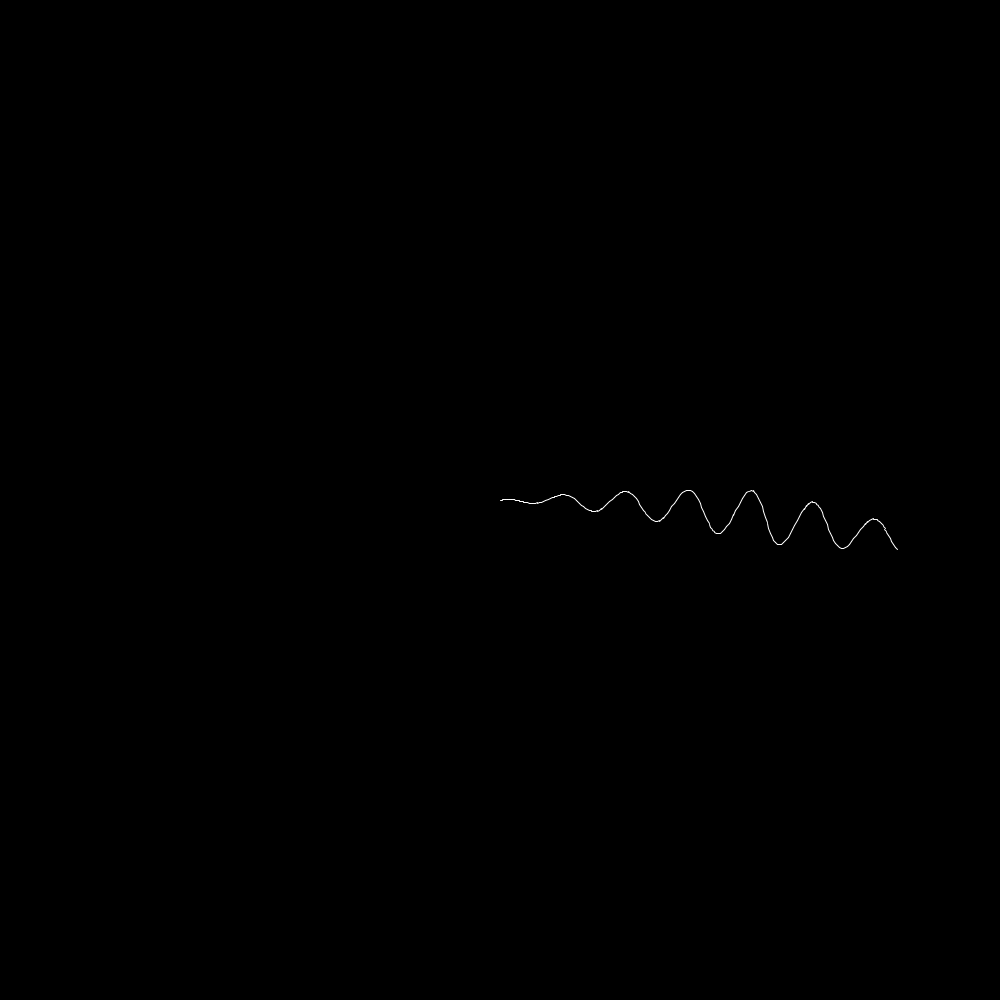
Frame 1 (no input)
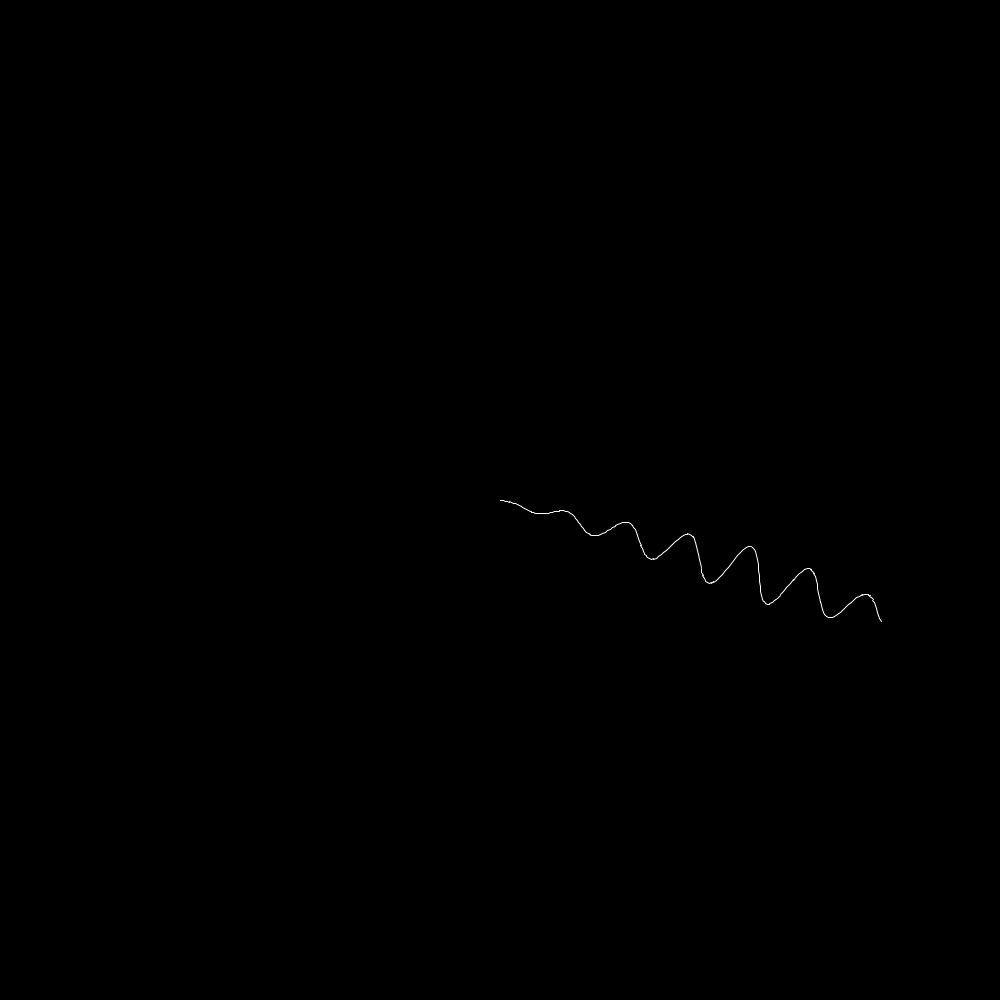
Frame 60 (the mouse pressed at the canvas centre just before this capture)
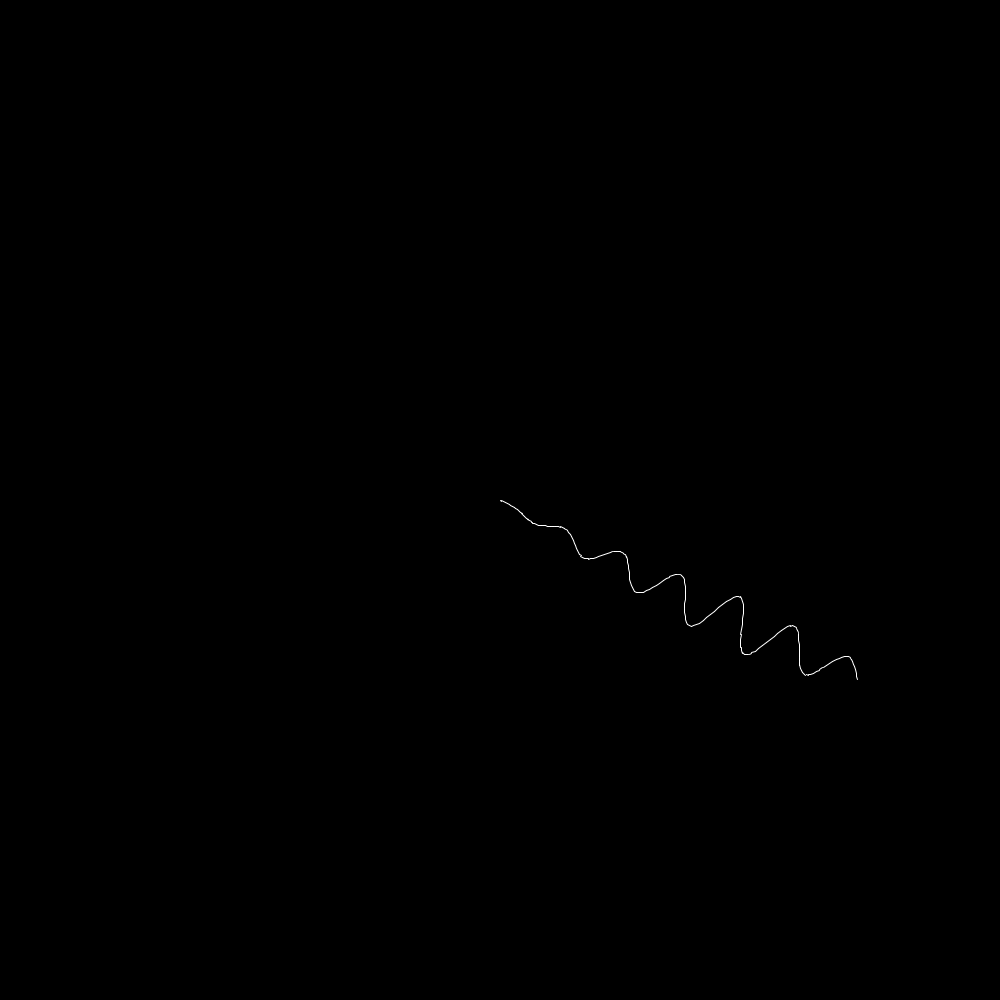
Frame 120 (the mouse held since frame 60 and released just before this capture)

The Processing sketch that drew these frames (run headless with seeded random() and noise(); from frame 60 on, the mouse is pressed at the canvas centre):

// Processing sketch: clock
// ── clock.pde
float x1,x2,y1,y2;

int n=200;
float a=20;
float c0 = PI;
float c1 = 0.1;
float rotG = 0;
float t1;
void setup(){
  size(1000,1000);
  
  x1=200;y1=300;
  x2=600;y2=300;
  
  x1=0;y1=0;
  x2=400;y2=0;
  
  background(0);
  t1 = millis();
  pushMatrix();
  translate(400, 300);
}

void draw(){
  pushMatrix();
  translate(width/2, height/2);
  c0 += 0.1;
  background(0);
  fill(255);
  stroke(255);
  
  
  
  float ang = 0;
  float angG = cos((float)millis()/1000)/10;
  if (millis() - t1> 1000){
    rotG += 1;
    rotG %= 24;
    t1 = millis();
  }
  
  pushMatrix();
  rotate(rotG * 2.0 * PI / 24);
  //line(x1,y1,x2,y2);
  for(int i =0;i<n;i++){
    pushMatrix();
    ang = (angG/n) * i;
    rotate(ang);
    float px1,px2,py1,py2;
    px1 = x1 + (x2-x1)/n * i;
    px2 = x1 + (x2-x1)/n * (i+1);
    float a0 = a * abs(n/1.5 - abs(i - n/1.5))/(n/2); 
    py1 = y1 + a0 * cos(c0 + (x2-x1)/n * i * c1);
    py2 = y2 + a0 * cos(c0 + (x2-x1)/n * (i+1) * c1);
    
    line(px1, py1, px2, py2);
    popMatrix();
  }
 popMatrix();
 popMatrix();
}
